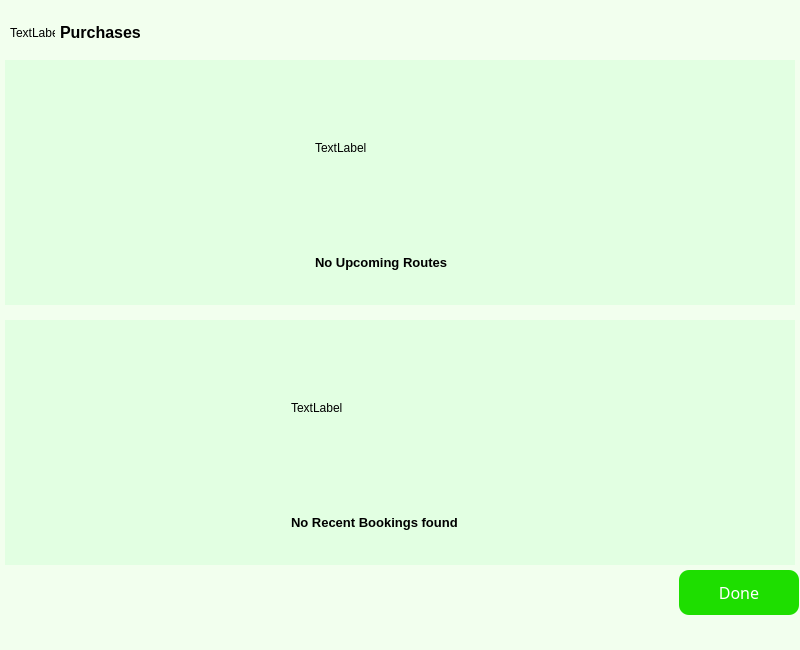
<?xml version="1.0" encoding="UTF-8"?>
<ui version="4.0">
 <class>historyPage</class>
 <widget class="QMainWindow" name="historyPage">
  <property name="geometry">
   <rect>
    <x>0</x>
    <y>0</y>
    <width>800</width>
    <height>650</height>
   </rect>
  </property>
  <property name="windowTitle">
   <string>MainWindow</string>
  </property>
  <property name="styleSheet">
   <string notr="true">background-color: rgb(242, 255, 238);</string>
  </property>
  <widget class="QWidget" name="centralwidget">
   <widget class="QLabel" name="label">
    <property name="geometry">
     <rect>
      <x>60</x>
      <y>10</y>
      <width>191</width>
      <height>45</height>
     </rect>
    </property>
    <property name="styleSheet">
     <string notr="true">font-size:12pt;
font-weight:bold; 
color:black; </string>
    </property>
    <property name="text">
     <string>Purchases</string>
    </property>
   </widget>
   <widget class="QStackedWidget" name="stackedWidget">
    <property name="geometry">
     <rect>
      <x>5</x>
      <y>60</y>
      <width>790</width>
      <height>245</height>
     </rect>
    </property>
    <property name="styleSheet">
     <string notr="true">background-color: rgb(226, 255, 226);</string>
    </property>
    <property name="currentIndex">
     <number>1</number>
    </property>
    <widget class="QWidget" name="page">
     <widget class="QLabel" name="label_2">
      <property name="geometry">
       <rect>
        <x>0</x>
        <y>0</y>
        <width>231</width>
        <height>45</height>
       </rect>
      </property>
      <property name="styleSheet">
       <string notr="true">font-size:10pt;
font-weight:bold; 
color:black; </string>
      </property>
      <property name="text">
       <string>Upcoming Routes</string>
      </property>
     </widget>
     <widget class="QTableWidget" name="tableWidget">
      <property name="geometry">
       <rect>
        <x>5</x>
        <y>50</y>
        <width>780</width>
        <height>192</height>
       </rect>
      </property>
      <column>
       <property name="text">
        <string>Bus ID</string>
       </property>
      </column>
      <column>
       <property name="text">
        <string>From</string>
       </property>
      </column>
      <column>
       <property name="text">
        <string>Destination</string>
       </property>
      </column>
      <column>
       <property name="text">
        <string>Date</string>
       </property>
      </column>
      <column>
       <property name="text">
        <string>Time</string>
       </property>
      </column>
      <column>
       <property name="text">
        <string>Price</string>
       </property>
      </column>
      <column>
       <property name="text">
        <string>Seat</string>
       </property>
      </column>
      <column>
       <property name="text">
        <string>Confirm</string>
       </property>
      </column>
     </widget>
    </widget>
    <widget class="QWidget" name="page_2">
     <widget class="QLabel" name="noresults1">
      <property name="geometry">
       <rect>
        <x>310</x>
        <y>10</y>
        <width>171</width>
        <height>155</height>
       </rect>
      </property>
      <property name="text">
       <string>TextLabel</string>
      </property>
     </widget>
     <widget class="QLabel" name="label_5">
      <property name="geometry">
       <rect>
        <x>310</x>
        <y>180</y>
        <width>171</width>
        <height>45</height>
       </rect>
      </property>
      <property name="styleSheet">
       <string notr="true">font-size:10pt;
color:black; 
font-weight:bold; </string>
      </property>
      <property name="text">
       <string>No Upcoming Routes</string>
      </property>
     </widget>
    </widget>
   </widget>
   <widget class="QStackedWidget" name="stackedWidget_2">
    <property name="geometry">
     <rect>
      <x>5</x>
      <y>320</y>
      <width>790</width>
      <height>245</height>
     </rect>
    </property>
    <property name="styleSheet">
     <string notr="true">background-color: rgb(226, 255, 226);</string>
    </property>
    <property name="currentIndex">
     <number>1</number>
    </property>
    <widget class="QWidget" name="page_3">
     <widget class="QLabel" name="label_3">
      <property name="geometry">
       <rect>
        <x>10</x>
        <y>0</y>
        <width>231</width>
        <height>45</height>
       </rect>
      </property>
      <property name="styleSheet">
       <string notr="true">font-size:10pt;
font-weight:bold; 
color:black; </string>
      </property>
      <property name="text">
       <string>Recent Bookings</string>
      </property>
     </widget>
     <widget class="QTableWidget" name="tableWidget_2">
      <property name="geometry">
       <rect>
        <x>5</x>
        <y>40</y>
        <width>780</width>
        <height>192</height>
       </rect>
      </property>
      <column>
       <property name="text">
        <string>Bus ID</string>
       </property>
      </column>
      <column>
       <property name="text">
        <string>From</string>
       </property>
      </column>
      <column>
       <property name="text">
        <string>Destination</string>
       </property>
      </column>
      <column>
       <property name="text">
        <string>Date</string>
       </property>
      </column>
      <column>
       <property name="text">
        <string>Time</string>
       </property>
      </column>
      <column>
       <property name="text">
        <string>Price</string>
       </property>
      </column>
      <column>
       <property name="text">
        <string>Seat</string>
       </property>
      </column>
     </widget>
    </widget>
    <widget class="QWidget" name="page_4">
     <widget class="QLabel" name="noresults2">
      <property name="geometry">
       <rect>
        <x>286</x>
        <y>10</y>
        <width>218</width>
        <height>155</height>
       </rect>
      </property>
      <property name="text">
       <string>TextLabel</string>
      </property>
     </widget>
     <widget class="QLabel" name="label_7">
      <property name="geometry">
       <rect>
        <x>286</x>
        <y>180</y>
        <width>218</width>
        <height>45</height>
       </rect>
      </property>
      <property name="styleSheet">
       <string notr="true">font-size:10pt;
color:black; 
font-weight:bold; </string>
      </property>
      <property name="text">
       <string>No Recent Bookings found</string>
      </property>
     </widget>
    </widget>
   </widget>
   <widget class="QLabel" name="Logo">
    <property name="geometry">
     <rect>
      <x>10</x>
      <y>10</y>
      <width>45</width>
      <height>45</height>
     </rect>
    </property>
    <property name="text">
     <string>TextLabel</string>
    </property>
   </widget>
   <widget class="QPushButton" name="Done">
    <property name="geometry">
     <rect>
      <x>679</x>
      <y>570</y>
      <width>120</width>
      <height>45</height>
     </rect>
    </property>
    <property name="font">
     <font>
      <family>Sans Serif Collection</family>
      <pointsize>12</pointsize>
     </font>
    </property>
    <property name="styleSheet">
     <string notr="true">                       border-radius: 10px;
                         padding: 10px;
background-color: rgb(30, 222, 0);
color:white; </string>
    </property>
    <property name="text">
     <string>Done</string>
    </property>
   </widget>
  </widget>
  <widget class="QMenuBar" name="menubar">
   <property name="geometry">
    <rect>
     <x>0</x>
     <y>0</y>
     <width>800</width>
     <height>25</height>
    </rect>
   </property>
  </widget>
  <widget class="QStatusBar" name="statusbar"/>
 </widget>
 <resources/>
 <connections/>
</ui>
